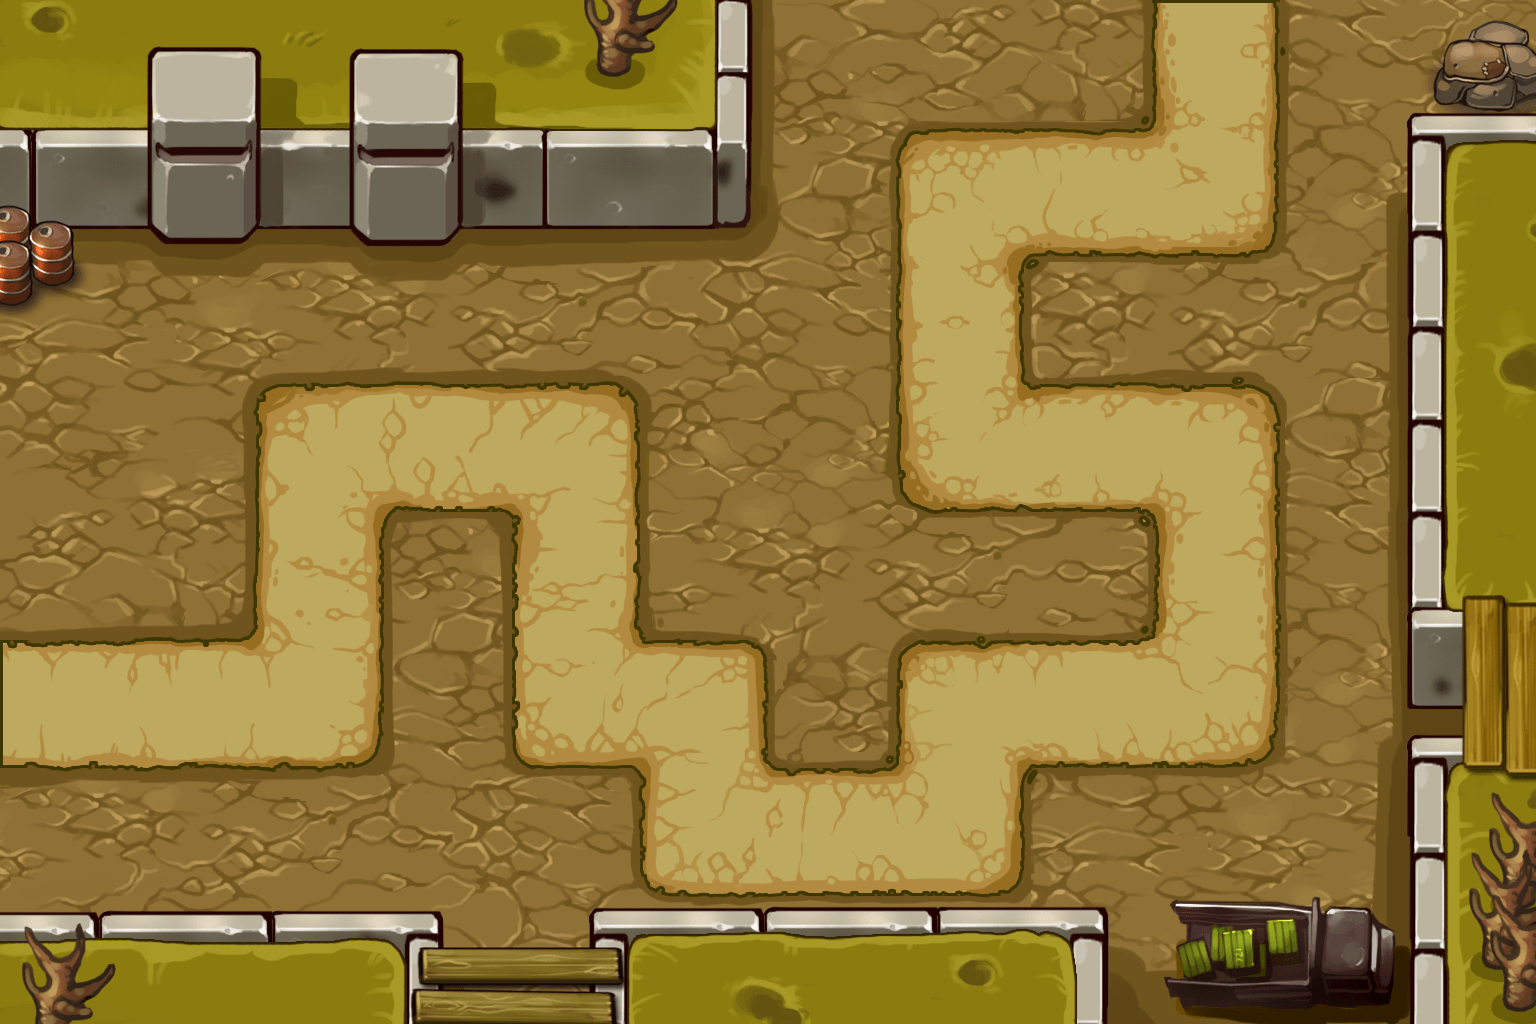

This game map was drawn from its Tiled (.tmx) file and the tilesets committed beside it. A one-line description and the trimmed map source follow:
An orthogonal 12x8 tile map with 128x128 px tiles, 1 tile layer (layer) and 14 objects (p1, p2, p3, p4, p5, ...).

<map version="1.0" orientation="orthogonal" renderorder="right-down" width="12" height="8" tilewidth="128" tileheight="128">
 <tileset firstgid="1" name="map5" tilewidth="128" tileheight="128">
  <image source="map5.png" width="1536" height="1024" />
  <tile id="6">
   <properties>
    <property name="canTouch" value="1" />
   </properties>
  </tile>
  <tile id="7">
   <properties>
    <property name="canTouch" value="1" />
   </properties>
  </tile>
  <tile id="8">
   <properties>
    <property name="canTouch" value="1" />
   </properties>
  </tile>
  <tile id="10">
   <properties>
    <property name="canTouch" value="1" />
   </properties>
  </tile>
  <tile id="18">
   <properties>
    <property name="canTouch" value="1" />
   </properties>
  </tile>
  <tile id="22">
   <properties>
    <property name="canTouch" value="1" />
   </properties>
  </tile>
  <tile id="24">
   <properties>
    <property name="canTouch" value="1" />
   </properties>
  </tile>
  <tile id="25">
   <properties>
    <property name="canTouch" value="1" />
   </properties>
  </tile>
  <tile id="26">
   <properties>
    <property name="canTouch" value="1" />
   </properties>
  </tile>
  <tile id="27">
   <properties>
    <property name="canTouch" value="1" />
   </properties>
  </tile>
  <tile id="28">
   <properties>
    <property name="canTouch" value="1" />
   </properties>
  </tile>
  <tile id="29">
   <properties>
    <property name="canTouch" value="1" />
   </properties>
  </tile>
  <tile id="30">
   <properties>
    <property name="canTouch" value="1" />
   </properties>
  </tile>
  <tile id="32">
   <properties>
    <property name="canTouch" value="1" />
   </properties>
  </tile>
  <tile id="33">
   <properties>
    <property name="canTouch" value="1" />
   </properties>
  </tile>
  <tile id="34">
   <properties>
    <property name="canTouch" value="1" />
   </properties>
  </tile>
  <tile id="36">
   <properties>
    <property name="canTouch" value="1" />
   </properties>
  </tile>
  <tile id="37">
   <properties>
    <property name="canTouch" value="1" />
   </properties>
  </tile>
  <tile id="41">
   <properties>
    <property name="canTouch" value="1" />
   </properties>
  </tile>
  <tile id="42">
   <properties>
    <property name="canTouch" value="1" />
   </properties>
  </tile>
  <tile id="46">
   <properties>
    <property name="canTouch" value="1" />
   </properties>
  </tile>
  <tile id="48">
   <properties>
    <property name="canTouch" value="1" />
   </properties>
  </tile>
  <tile id="49">
   <properties>
    <property name="canTouch" value="1" />
   </properties>
  </tile>
  <tile id="51">
   <properties>
    <property name="canTouch" value="1" />
   </properties>
  </tile>
  <tile id="53">
   <properties>
    <property name="canTouch" value="1" />
   </properties>
  </tile>
  <tile id="54">
   <properties>
    <property name="canTouch" value="1" />
   </properties>
  </tile>
  <tile id="55">
   <properties>
    <property name="canTouch" value="1" />
   </properties>
  </tile>
  <tile id="56">
   <properties>
    <property name="canTouch" value="1" />
   </properties>
  </tile>
  <tile id="58">
   <properties>
    <property name="canTouch" value="1" />
   </properties>
  </tile>
  <tile id="63">
   <properties>
    <property name="canTouch" value="1" />
   </properties>
  </tile>
  <tile id="66">
   <properties>
    <property name="canTouch" value="1" />
   </properties>
  </tile>
  <tile id="70">
   <properties>
    <property name="canTouch" value="1" />
   </properties>
  </tile>
  <tile id="72">
   <properties>
    <property name="canTouch" value="1" />
   </properties>
  </tile>
  <tile id="73">
   <properties>
    <property name="canTouch" value="1" />
   </properties>
  </tile>
  <tile id="74">
   <properties>
    <property name="canTouch" value="1" />
   </properties>
  </tile>
  <tile id="75">
   <properties>
    <property name="canTouch" value="1" />
   </properties>
  </tile>
  <tile id="76">
   <properties>
    <property name="canTouch" value="1" />
   </properties>
  </tile>
  <tile id="80">
   <properties>
    <property name="canTouch" value="1" />
   </properties>
  </tile>
  <tile id="81">
   <properties>
    <property name="canTouch" value="1" />
   </properties>
  </tile>
  <tile id="82">
   <properties>
    <property name="canTouch" value="1" />
   </properties>
  </tile>
 </tileset>
 <layer name="layer" width="12" height="8">
  <data>[96 cells, 96 non-empty, 96 distinct tile ids]</data>
 </layer>
 <objectgroup name="path">
  <object name="p1" x="56" y="700" />
  <object name="p2" x="312" y="696" />
  <object name="p3" x="320" y="452" />
  <object name="p4" x="564" y="448" />
  <object name="p5" x="580" y="696" />
  <object name="p6" x="708" y="816" />
  <object name="p7" x="952" y="832" />
  <object name="p8" x="960" y="704" />
  <object name="p9" x="1208" y="696" />
  <object name="p10" x="1208" y="452" />
  <object name="p11" x="968" y="444" />
  <object name="p12" x="960" y="184" />
  <object name="p13" x="1212" y="180" />
  <object name="p14" x="1208" y="40" />
 </objectgroup>
</map>